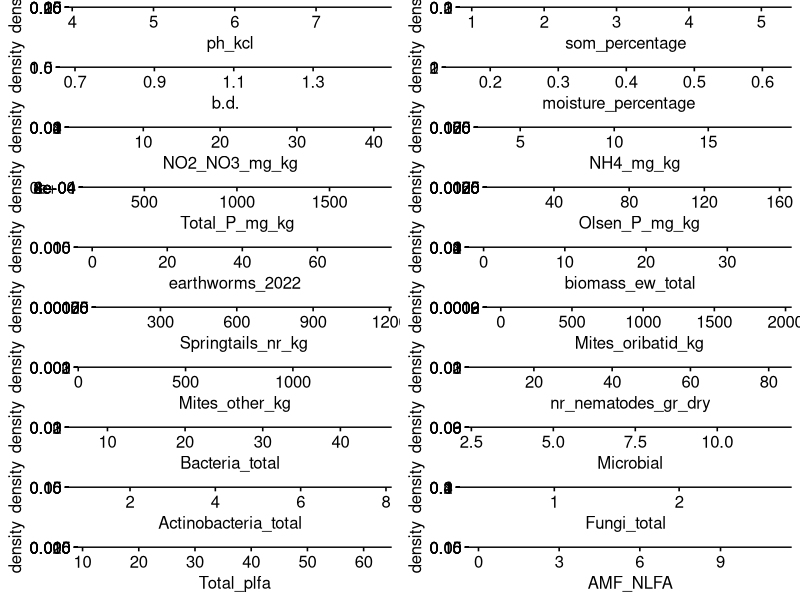
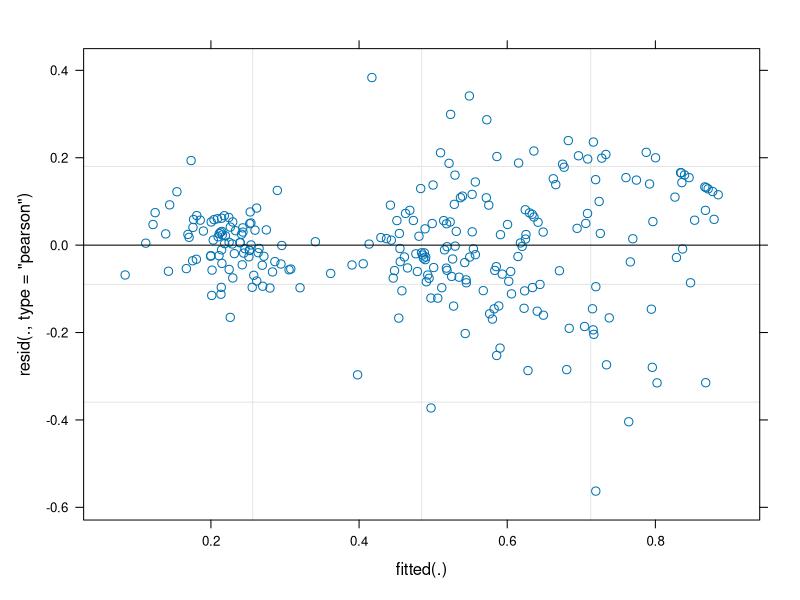

Here is the R script that generated these plots, in order:
## ---- chunk 1
knitr::opts_chunk$set(message = FALSE, echo = FALSE, warning = FALSE)
## ---- chunk 2
library(tidyverse)
library(ggpubr)
library(car)
library(gridExtra)
library(lme4)

## ---- chunk 3
lml <- read_csv2("MASTER_LML.csv")

lml$litter_sp <- factor(lml$litter_sp, levels=c("Alder","Hazel","Chestnut"))
lml$mesh_size <- factor(lml$mesh_size, levels=c("Fine","Medium","Coarse"))

mt <- read_csv2("MASTERFILE_decomp_10.csv")

mt_2 <- mt %>% mutate(age = 2021-year_of_landuse,
                      earthworms_2021 = compost_worms + soil_eating_worms + pendelaars)

mt_2 <- mt_2 %>% rowwise() %>% mutate(earthworms_2022 = sum(c_across(contains("Abundance"))))
mt_2 <- mt_2 %>% rename("vb_code" = "code")

mt_2_lu_loc <- mt_2 %>% dplyr::select(vb_code, landuse, location)

mt_3 <- mt_2 %>% filter(plot_nr < 5)

# join litter mass data with landuse & location data

lml_2 <- lml %>% left_join(mt_2_lu_loc, by ="vb_code")

# sum columns mites and earthworms
mt_4 <- cbind(mt_3, mites_sum = rowSums(mt_3[c('Mites_oribatid_kg','Mites_other_kg')]))
mt_4 <- cbind(mt_4, biomass_ew_total = rowSums(mt_3[c('Biomass_anecic','Biomass_endogeic','Biomass_epigeic','Biomass_juvenile')]))

## ---- chunk 4
# variables

vars <- mt_4 %>%
  dplyr::select(ph_kcl, som_percentage, b.d., moisture_percentage, NO2_NO3_mg_kg, NH4_mg_kg,
            Total_P_mg_kg, Olsen_P_mg_kg, earthworms_2022, biomass_ew_total,
            Springtails_nr_kg, Mites_oribatid_kg, Mites_other_kg, nr_nematodes_gr_dry,
            Bacteria_total, Microbial, Actinobacteria_total, Fungi_total, Total_plfa, AMF_NLFA) %>%
  names() %>%
  set_names()

# normality and equal variances

normality <- map(vars, ~ggdensity(mt_4, .x,  fill = 'lightgrey', na.rm=TRUE))
plots_list <- map(normality, ~.x)
grid.arrange(grobs = plots_list, ncol = 2, nrow = 10)

variances_loc_lu <- map(vars, ~leveneTest(mt_4[[.x]] ~ landuse * location, data = mt_4))
variances_loc_lu

variances_lu <- map(vars, ~leveneTest(mt_4[[.x]] ~ landuse, data = mt_4))
## ---- chunk 5

# normality and equal variances for the litter mass loss data

threeway.lmeFit <- lmer(litter_mass_loss_final ~ landuse * litter_sp * mesh_size + (1|location/landuse/vb_code),data=lml_2, 
                      na.action = "na.omit")

variances_lml <- leveneTest(litter_mass_loss_final ~ landuse * location, data = lml_2)
variances_lml

plot(threeway.lmeFit) # linearity check


